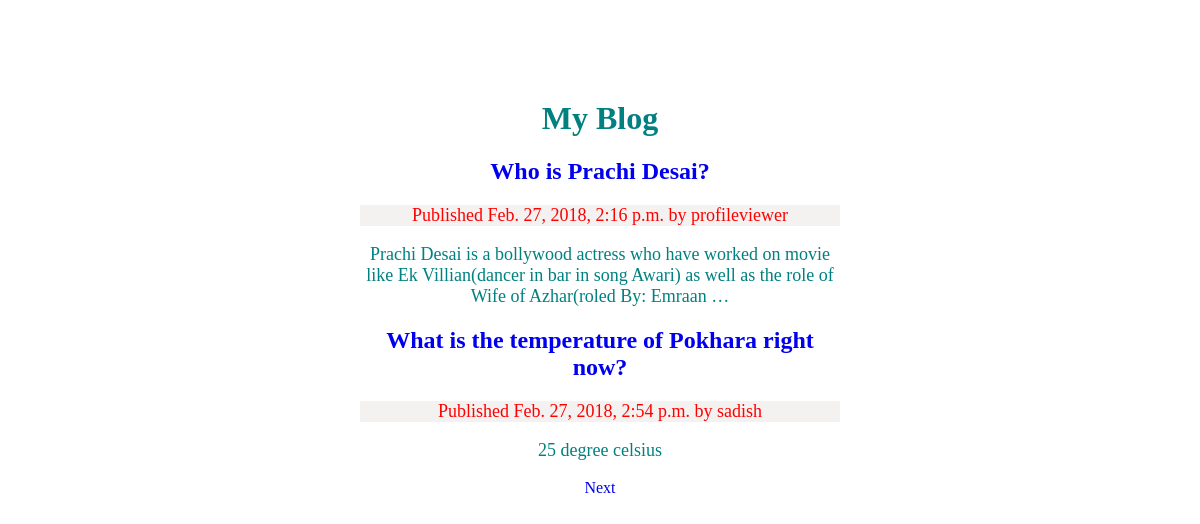
Screenshot of /blog/ with the database file from the repository.
### blog/models.py (models this page shows)
class Post(models.Model):
    def get_absolute_url(self):
        return self.slug
    STATUS_CHOICES = (
        ('drafts','Drafts'),
        ('published','Published'),
    )
    title = models.CharField(max_length = 100)
    slug = models.SlugField(max_length=100,unique_for_date = 'publish')
    author = models.ForeignKey(User,on_delete = models.CASCADE,related_name= 'blog_posts')
    body = models.TextField()
    publish = models.DateTimeField(default = timezone.now)
    created = models.DateTimeField(auto_now_add = True)
    updated = models.DateTimeField(auto_now = True)
    status = models.CharField(max_length= 10, choices = STATUS_CHOICES, default = 'drafts')
    published = PublishManager()

### blog/views.py (the view)
# urls.py: path('',views.PostListView.as_view()),
class PostListView(ListView):
    queryset = Post.published.all()
    context_object_name= "posts"
    paginate_by = 2
    template_name ="blog/post/list.html"

### blog/templates/blog/post/list.html (shortened to what this page needs)
{% extends "blog/base.html" %}
{% block content %}
 <h1>My Blog</h1>
 {% for post in posts %}
 <h2>
 <a href="{{ post.get_absolute_url }}">
 {{ post.title }}
 </a>
 </h2>
 <p class="date">
 Published {{ post.publish }} by {{ post.author }}
 </p>
 {{ post.body|truncatewords:30|linebreaks }}
 {% endfor %}
 {% include "blog/post/pagination.html" with page=page_obj %}
{% endblock %}

### blog/templates/blog/base.html (shortened to what this page needs)
<!DOCTYPE html>
<html>
<head>
  {% load static %}
  <link rel="stylesheet" type = "text/css" href="{% static 'css/style.css' %}" >
</head>
<body>
  <div id="content">
  {% block content %}
  {% endblock %}
</div>
</body>
</html>

### blog/templates/blog/post/pagination.html (shortened to what this page needs)
<div class="pagination">
  {%if page.has_next %}
    <a href="?page={{page.next_page_number}}">Next</a>
    {% endif %}
</div>

### blog/static/css/style.css (style rules this page uses)
body { text-align:center; color:teal; }
@media only screen and (min-width:768px) { body { margin-left: 30%; margin-right: 30%; margin-top: 100px; } }
@media only screen and (min-width:768px) { .date { background-color:#f3f2f1; color:red; } }
@media only screen and (min-width:768px) { p { font-size: 18px; } }
@media only screen and (min-width:768px) { a { text-decoration: none; } }

### rows the page displays
Post: title "Who is Prachi Desai?", publish "Feb. 27, 2018, 2:16 p.m.", author "profileviewer", body "Prachi Desai is a bollywood actress who have worked on movie like Ek Villian(dancer in bar in song Awari) as well as the role of Wife of Azhar(roled By: Emraan …"
Post: title "What is the temperature of Pokhara right now?", publish "Feb. 27, 2018, 2:54 p.m.", author "sadish", body "25 degree celsius"
